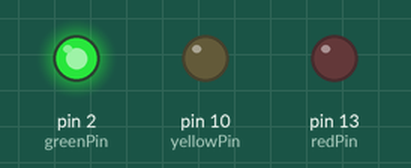
Simulated run of this sketch. Board: Arduino Uno, built with avr-gcc and run on an emulated ATmega328P. On the bench: output pins drawn as LEDs (lit = HIGH).

Above: at 0.5 s.
At 2.5 s:
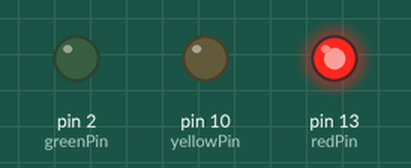
At 4.5 s:
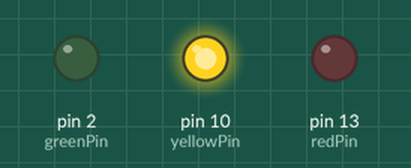
At 5.5 s:
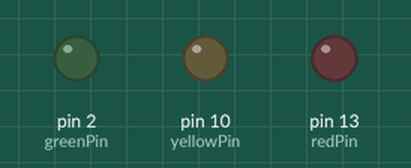
Timing chart, 0 to 7.8 s (numbered marks = the images above):
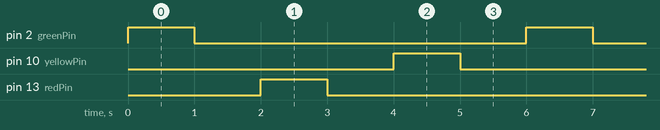

The sketch:

0429_led_____.ino
```cpp
int greenPin = 2;
int redPin = 13;
int yellowPin = 10;


// 코드는 실행시 한번만 실행된다.
// 세팅하는 곳
void setup()
{
  pinMode(greenPin, OUTPUT);
  pinMode(redPin, OUTPUT);
  pinMode(yellowPin, OUTPUT);

}

//반복하여 일을 실행 시키는 곳
void loop()
{
  //led를 켠다
  digitalWrite(greenPin, HIGH);
  //출력해라. greenPin을 HIGH로 출력하라
  delay(1000); // 1초 기다리기
  //led를 끈다
  digitalWrite(greenPin, LOW); //출력해라. greenPin을 LOW로 출력하라
  delay(1000); // 1초 기다리기

  //빨강 led
  digitalWrite(redPin, HIGH);
  delay(1000); //1초 기다리기

  digitalWrite(redPin, LOW);
  delay(1000); //1초 기다리기

  //노랑 led
  digitalWrite(yellowPin, HIGH);
  delay(1000); //1초 기다리기

  digitalWrite(yellowPin, LOW);
  delay(1000); //1초 기다리기


}
```

Measured:
- by itself, pin 2 (greenPin), pin 10 (yellowPin), pin 13 (redPin): alternates HIGH for 1.0 s and LOW for 5.0 s
- by itself, everything shown: repeats every 6.0 s, in 6 steps
